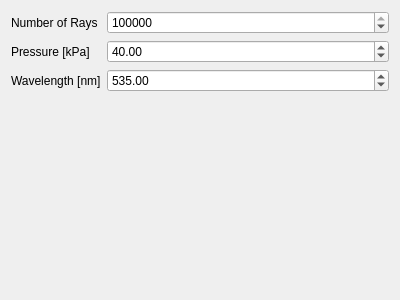
<?xml version="1.0" encoding="UTF-8"?>
<ui version="4.0">
 <class>MiscPage</class>
 <widget class="QWidget" name="MiscPage">
  <property name="geometry">
   <rect>
    <x>0</x>
    <y>0</y>
    <width>400</width>
    <height>300</height>
   </rect>
  </property>
  <property name="windowTitle">
   <string>Form</string>
  </property>
  <layout class="QFormLayout" name="formLayout">
   <item row="0" column="0">
    <widget class="QLabel" name="label_2">
     <property name="text">
      <string>Number of Rays</string>
     </property>
    </widget>
   </item>
   <item row="0" column="1">
    <widget class="QSpinBox" name="rays_number">
     <property name="minimum">
      <number>1</number>
     </property>
     <property name="maximum">
      <number>10000000</number>
     </property>
     <property name="singleStep">
      <number>100000</number>
     </property>
     <property name="value">
      <number>100000</number>
     </property>
    </widget>
   </item>
   <item row="1" column="0">
    <widget class="QLabel" name="label_7">
     <property name="text">
      <string>Pressure [kPa]</string>
     </property>
    </widget>
   </item>
   <item row="1" column="1">
    <widget class="QDoubleSpinBox" name="pressure">
     <property name="maximum">
      <double>500.000000000000000</double>
     </property>
     <property name="value">
      <double>40.000000000000000</double>
     </property>
    </widget>
   </item>
   <item row="2" column="0">
    <widget class="QLabel" name="label_8">
     <property name="text">
      <string>Wavelength [nm]</string>
     </property>
    </widget>
   </item>
   <item row="2" column="1">
    <widget class="QDoubleSpinBox" name="wavelength">
     <property name="minimum">
      <double>380.000000000000000</double>
     </property>
     <property name="maximum">
      <double>780.000000000000000</double>
     </property>
     <property name="singleStep">
      <double>10.000000000000000</double>
     </property>
     <property name="value">
      <double>535.000000000000000</double>
     </property>
    </widget>
   </item>
  </layout>
 </widget>
 <resources/>
 <connections/>
</ui>
